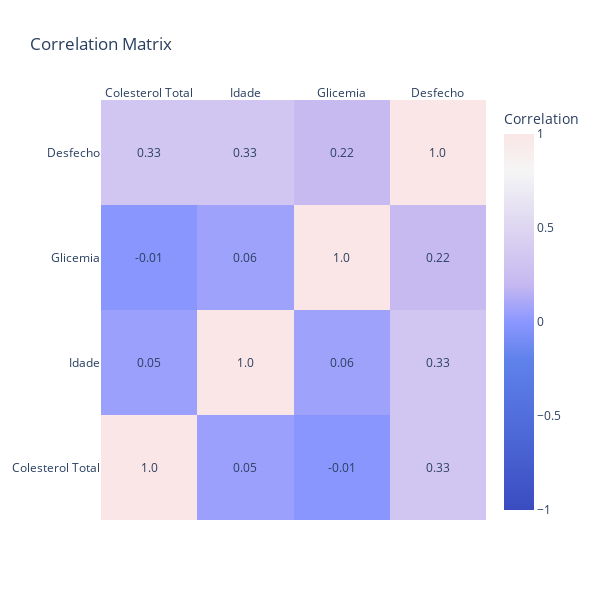

Notebook source saved alongside this figure:
### Code cell
# Define the custom "coolwarm" colormap using RGB values
coolwarm_colors = [
    [0, 'rgb(58, 76, 192)'],
    [0.1, 'rgb(68, 90, 204)'],
    [0.2, 'rgb(77, 104, 215)'],
    [0.3, 'rgb(86, 117, 225)'],
    [0.4, 'rgb(95, 130, 234)'],
    [0.5, 'rgb(139, 151, 255)'],
    [0.6, 'rgb(198, 184, 241)'],
    [0.7, 'rgb(214, 204, 241)'],
    [0.8, 'rgb(229, 224, 242)'],
    [0.9, 'rgb(245, 245, 245)'],
    [1, 'rgb(250, 230, 230)']
]

# Create a heatmap of the correlation matrix using go.Figure
fig = go.Figure(data=go.Heatmap(
    z=correlation_matrix.values,
    x=correlation_matrix.columns,
    y=correlation_matrix.index,
    colorscale=coolwarm_colors,
    zmin=-1,  # Minimum correlation value
    zmax=1,   # Maximum correlation value
    colorbar=dict(title='Correlation'),

))

# Add text annotations manually
for i in range(len(correlation_matrix)):
    for j in range(len(correlation_matrix)):
        fig.add_annotation(
            text=str(correlation_matrix.values[i][j].round(2)),
            x=correlation_matrix.columns[j],
            y=correlation_matrix.index[i],
            showarrow=False
        )

# Customize the layout
fig.update_xaxes(side="top")
fig.update_layout(
    title="Correlation Matrix",
    width=600,
    height=600
)

# Show the plot
fig.show()

### Figure 1 — Plotly figure (JSON) as saved in the notebook; plotly's stock layout.template omitted (floating-point values rounded to 4 significant figures)
{"data": [{"colorbar": {"title": {"text": "Correlation"}}, "colorscale": [[0, "rgb(58, 76, 192)"], [0.1, "rgb(68, 90, 204)"], [0.2, "rgb(77, 104, 215)"], [0.3, "rgb(86, 117, 225)"], [0.4, "rgb(95, 130, 234)"], [0.5, "rgb(139, 151, 255)"], [0.6, "rgb(198, 184, 241)"], [0.7, "rgb(214, 204, 241)"], [0.8, "rgb(229, 224, 242)"], [0.9, "rgb(245, 245, 245)"], [1, "rgb(250, 230, 230)"]], "type": "heatmap", "x": ["Colesterol Total", "Idade", "Glicemia", "Desfecho"], "y": ["Colesterol Total", "Idade", "Glicemia", "Desfecho"], "z": [[1, 0.05234, -0.00893, 0.3329], [0.05234, 1, 0.06367, 0.3317], [-0.00893, 0.06367, 1, 0.2151], [0.3329, 0.3317, 0.2151, 1]], "zmax": 1, "zmin": -1}], "layout": {"annotations": [{"showarrow": false, "text": "1.0", "x": "Colesterol Total", "y": "Colesterol Total"}, {"showarrow": false, "text": "0.05", "x": "Idade", "y": "Colesterol Total"}, {"showarrow": false, "text": "-0.01", "x": "Glicemia", "y": "Colesterol Total"}, {"showarrow": false, "text": "0.33", "x": "Desfecho", "y": "Colesterol Total"}, {"showarrow": false, "text": "0.05", "x": "Colesterol Total", "y": "Idade"}, {"showarrow": false, "text": "1.0", "x": "Idade", "y": "Idade"}, {"showarrow": false, "text": "0.06", "x": "Glicemia", "y": "Idade"}, {"showarrow": false, "text": "0.33", "x": "Desfecho", "y": "Idade"}, {"showarrow": false, "text": "-0.01", "x": "Colesterol Total", "y": "Glicemia"}, {"showarrow": false, "text": "0.06", "x": "Idade", "y": "Glicemia"}, {"showarrow": false, "text": "1.0", "x": "Glicemia", "y": "Glicemia"}, {"showarrow": false, "text": "0.22", "x": "Desfecho", "y": "Glicemia"}, {"showarrow": false, "text": "0.33", "x": "Colesterol Total", "y": "Desfecho"}, {"showarrow": false, "text": "0.33", "x": "Idade", "y": "Desfecho"}, {"showarrow": false, "text": "0.22", "x": "Glicemia", "y": "Desfecho"}, {"showarrow": false, "text": "1.0", "x": "Desfecho", "y": "Desfecho"}], "height": 600, "title": {"text": "Correlation Matrix"}, "width": 600, "xaxis": {"side": "top"}}}
